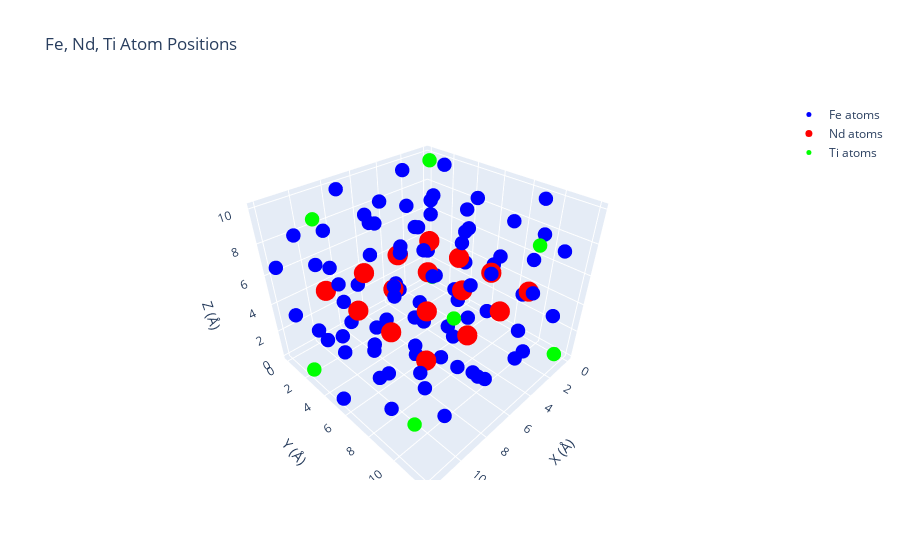

The notebook cell this image was saved under:
### Code cell
s = Supercell_2x2x1(MorseParameterDatabase())
s.graph()
s.calculate_total_energy(None, None, None)
